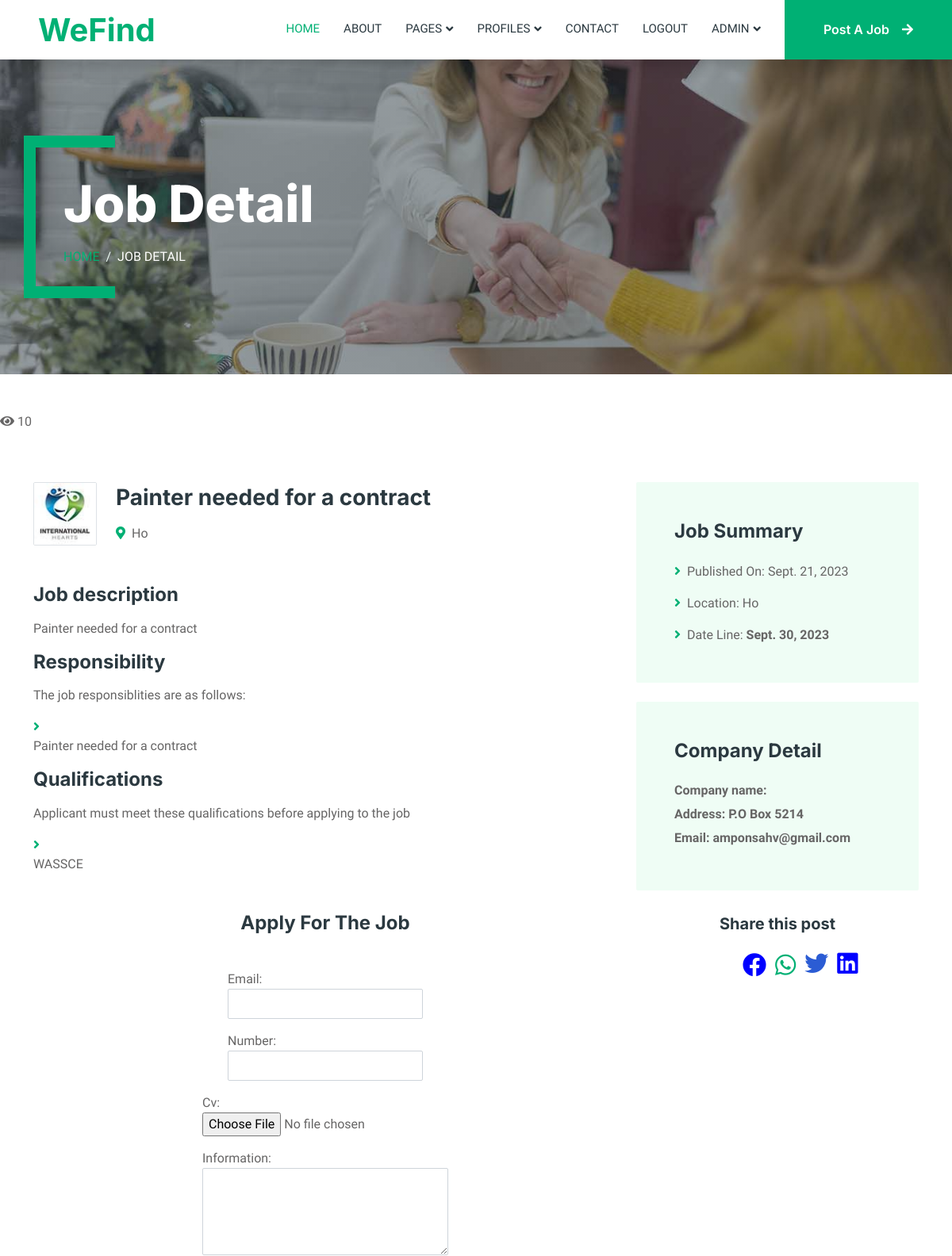
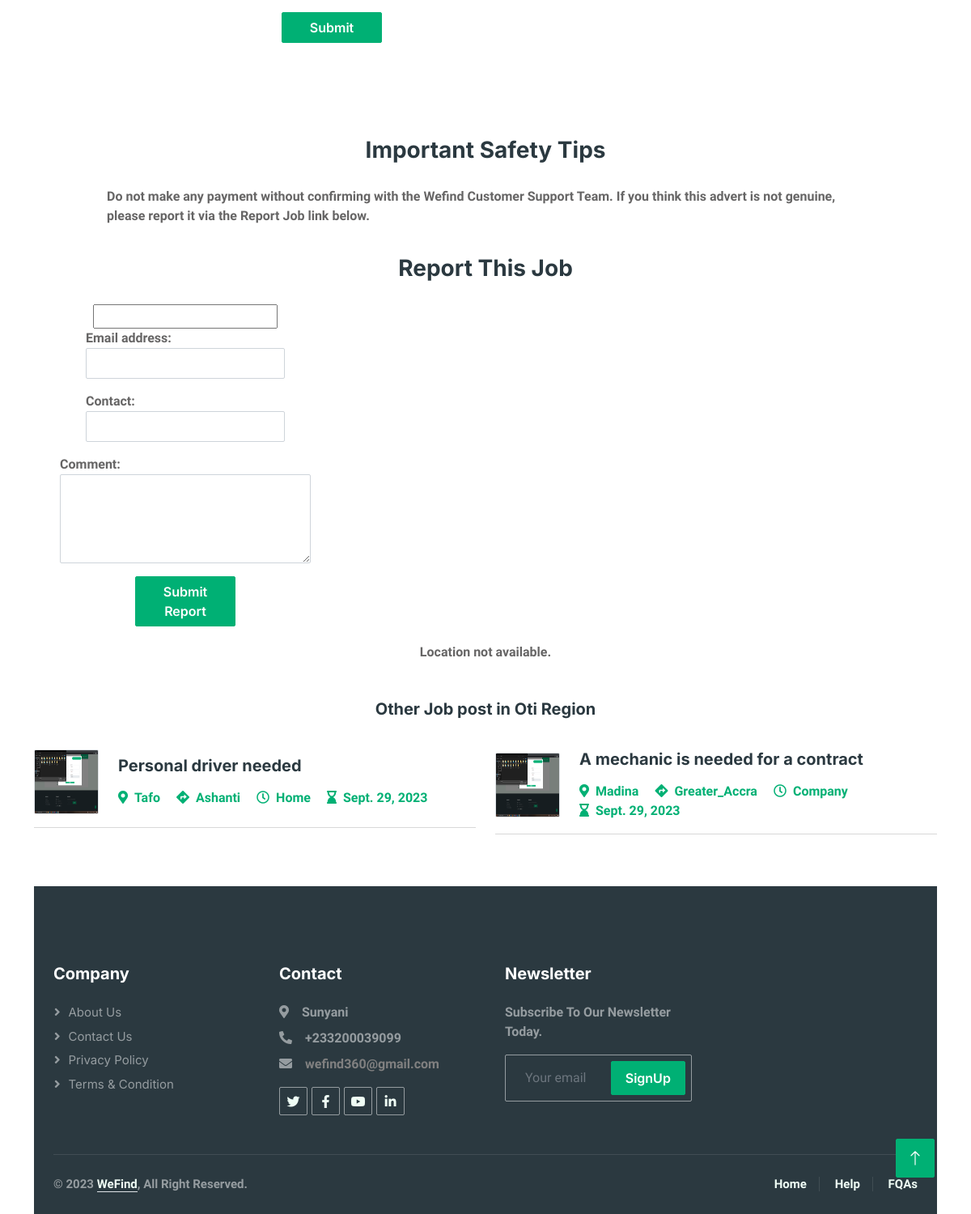
Page /job_detail/20/ (signed in) on the committed database (2 pictures, top to bottom).
### portal/models.py (models this page shows, shortened)
class post_job(models.Model):
    job_title = models.CharField(max_length=800)
    user = models.ForeignKey(User, on_delete=models.CASCADE)
    job_description = RichTextField()
    responsibilities = RichTextField()
    qualifications = RichTextField()
    REGIONS_CHOICES = [
    ('Ashanti', 'Ashanti Region'),
    ('Brong', 'Brong Region'),
    ('Central', 'Central Region '),
    ('Eastern', 'Eastern Region '),
    ('Greater_Accra', 'Greater Accra Region'),
    ('Northern', 'Northern Region '),
    ('Savannah', 'Savannah Region '),
    ('North_east', 'North-East Region '),
    ('Upper_east', 'Upper East Region '),
    ('Bono_east', 'Bono East Region '),
    ('Ahafo', 'Ahafo Region '),
    ('Oti', 'Oti Region '),
    ('Volta', 'Volta Region'),
    ('Western', 'Western Region'),
    ('Western_north', 'Western North Region'),
    ('Upper_west', 'Upper West Region '),
]
    GENDER = [
        ('Male', 'Male'),
        ('Female', 'Female'),
        ('Any', 'Any'),
    ]
    sex = models.CharField(max_length=20, choices=GENDER)
    time = models.ForeignKey(job_time, on_delete=models.CASCADE)
    location = models.CharField(max_length=500)
    region = models.CharField(max_length=20, choices=REGIONS_CHOICES)
    deadline = models.DateTimeField()
    post_date = models.DateTimeField(auto_now_add=True, auto_created=True)
    job_for = models.ForeignKey(sectioned, on_delete=models.CASCADE)
    company_name = models.CharField(max_length=600)
    company_address = models.CharField(max_length=600)
    company_email = models.EmailField(max_length=600)
    company_number = models.IntegerField()
    company_image = models.ImageField(upload_to="images/", null=True, blank=True)
    category = models.ForeignKey(Category, on_delete=models.CASCADE)
    approved = models.BooleanField('Approved', default=False)
    view_count = models.PositiveIntegerField(default=0)
    def increment_view_count(self):
        self.view_count += 1
        self.save()
    def save(self, *args, **kwargs):
        self.location = self.location.capitalize()
        super().save(*args, **kwargs)

class sectioned(models.Model):
    name = models.CharField(max_length=200)
    def __str__(self):
        return self.name

### portal/views.py (the view)
# urls.py: path('job_detail/<int:post_id>/', views.job_detail, name='job_detail'),
def job_detail(request, post_id):
    post = get_object_or_404(post_job, pk=post_id)
    post.increment_view_count()
    user_region = request.user.region
    jobs_in_region = post_job.objects.filter(region=user_region).exclude(pk=post_id)
    if jobs_in_region.exists():
        job_suggestions = jobs_in_region.order_by('?')[:2]
    else:
        all_jobs = post_job.objects.exclude(pk=post_id)
        job_suggestions = all_jobs.order_by('?')[:2]
    job_location = geocoder.osm(post.location)
    if job_location.lat is not None and job_location.lng is not None:
        job_map = folium.Map(location=[job_location.lat, job_location.lng], zoom_start=10)
        folium.Marker([job_location.lat, job_location.lng], popup=post.job_title).add_to(job_map)
        job_map = job_map._repr_html_()
    else:
        job_map = None
    if request.method == 'POST':
        report_form = report_job_form(request.POST)
        apply_form = apply_job_form(request.POST, request.FILES)
        if report_form.is_valid():
            report_form.save(user=request.user, post=post)
        elif apply_form.is_valid():
            apply_form.save(user=request.user, job=post)
    else:
        report_form = report_job_form()
        apply_form = apply_job_form()
    context = {
        'job': post,
        'job_map': job_map,
        'view_count': post.view_count,
        'report_form': report_form,
        'apply_form': apply_form,'job_suggestions': job_suggestions,
    }
    return render(request, 'job-detail.html', context)

### portal/forms.py (shortened to what this page needs)
class report_job_form(forms.ModelForm):
    class Meta:
        model = report_job
        exclude = ['user', 'posts']
        widgets = {
            'email_address': forms.EmailInput(attrs={'class': 'form-control'}),
            'contact': forms.NumberInput(attrs={'class': 'form-control'}),
            'comment': forms.Textarea(attrs={'class': 'form-control', 'rows': 4}),
        }

class apply_job_form(forms.ModelForm):
    class Meta:
        model = apply_job
        exclude = ['user', 'job', 'created_at']
        widgets = {
            'email': forms.EmailInput(attrs={'class': 'form-control'}),
            'number': forms.NumberInput(attrs={'class': 'form-control'}),
            'cv': forms.FileInput(attrs={'class': 'form-control-file'}),
            'information': forms.Textarea(attrs={'class': 'form-control', 'rows': 4}),
        }

### portal/templates/job-detail.html (shortened to what this page needs)
{% extends 'base.html' %}
{% load static %}
{% block content %}
        <div class="container-xxl py-5 bg-dark page-header mb-5">
            <div class="container my-5 pt-5 pb-4">
                <h1 class="display-3 text-white mb-3 animated slideInDown">Job Detail</h1>
                <nav aria-label="breadcrumb">
                    <ol class="breadcrumb text-uppercase">
                        <li class="breadcrumb-item"><a href="{% url 'index' %}">Home</a></li>
                        <li class="breadcrumb-item text-white active" aria-current="page">Job Detail</li>
                    </ol>
                </nav>
            </div>
        </div>
{% if user.is_superuser%}
<p class="card-text">
    <i class="fa fa-eye"></i> {{ view_count }}
</p>
{% endif %}
        <div class="container-xxl py-5 wow fadeInUp" data-wow-delay="0.1s">
            <div class="container">
                <div class="row gy-5 gx-4">
                    <div class="col-lg-8">
                        <div class="d-flex align-items-center mb-5">
                            <img class="flex-shrink-0 img-fluid border rounded" src="{% static 'images/com-logo-2.jpg' %}" alt="" style="width: 80px; height: 80px;">
                            <div class="text-start ps-4">
                                <h3 class="mb-3">{{job.job_title}}</h3>
                                <span class="text-truncate me-3"><i class="fa fa-map-marker-alt text-primary me-2"></i>{{job.location}}</span>
                            </div>
                        </div>
                        <div class="mb-5">
                            <h4 class="mb-3">Job description</h4>
                            <p>{{job.job_description|safe}}</p>
                            <h4 class="mb-3">Responsibility</h4>
                            <p>The job responsiblities are as follows:</p>
                            <ul class="list-unstyled">
                                <li><i class="fa fa-angle-right text-primary me-2"></i>{{job.responsibilities|safe}}</li>
                            </ul>
                            <h4 class="mb-3">Qualifications</h4>
                            <p>Applicant must meet these qualifications before applying to the job</p>
                            <ul class="list-unstyled">
                                <li><i class="fa fa-angle-right text-primary me-2"></i>{{job.qualifications|safe}}</li>
                            </ul>
                        </div>
                        <div class=""  style=" display: flex; flex-direction: column; justify-content: center; align-items: center;">
                            <h4 class="mb-4">Apply For The Job</h4>
                             <form method="post" enctype="multipart/form-data" style=" width: 350px;">
        {{ apply_form.as_p }}
        <button type="submit" class="btn btn-primary">Submit </button>
    </form>
                    </div>
                </div>
                    <div class="col-lg-4">
                        <div class="bg-light rounded p-5 mb-4 wow slideInUp" data-wow-delay="0.1s">
                            <h4 class="mb-4">Job Summary</h4>
                            <p><i class="fa fa-angle-right text-primary me-2"></i>Published On: {{job.post_date.date}}</p>
                            <p><i class="fa fa-angle-right text-primary me-2"></i>Location: {{job.location}}</p>
                            <p class="m-0"><i class="fa fa-angle-right text-primary me-2"></i>Date Line: <b>{{job.deadline.date}}</b></p>
                        </div>
                        <div class="bg-light rounded p-5 wow slideInUp" data-wow-delay="0.1s">
                            <h4 class="mb-4">Company Detail</h4>
                            {% if user.is_authenticated or superuser %}
                            <p class="m-0" style="padding-bottom: 6px"> <b><b>Company name: </b>{{obj.company_name}}</p>
                            <p class="m-0" style="padding-bottom: 6px"> <b>Address:</b> {{job.company_address}}</p>
                            <p class="m-0" style="padding-bottom: 6px"> <b>Email:</b> {{job.company_email}}</p>
                            {% else %}
                            <p ><a href="{% url 'login' %}">Login</a> <span>OR</span> <a href="{% url 'sign_up' %}">Register</a> to view details</p>
                            {% endif %}
                        </div>
                        <div class="container">
                            <h5 style="padding:30px 0px 15px 0px; text-align: center;">Share this post</h5>
                            <div style="padding-left: 110px;">
                            <a  href="https://www.facebook.com/sharer/sharer.php?u={{ request.build_absolute_uri }}" target="_blank"><i style="font-size: 30px; color: blue;" class="fab fa-facebook fa-lg"></i></a>
                            <a style="padding-left: 7px;" href="https://wa.me/?text={{ job.job_title }}%0A{{ request.build_absolute_uri }}" target="_blank"><i style="font-size: 30px;" class="fab fa-whatsapp fa-lg"></i></a>
                            <a style="padding-left: 7px;" href="https://twitter.com/share?url={{ request.build_absolute_uri }}&text={{ job.job_title }}&hashtags=jobs,hiring" target="_blank" rel="noopener noreferrer">
                             <i style="font-size: 30px; color:#2b5cd4" class="fab fa-twitter"></i></a>
                            <a style="padding-left: 7px;" href="https://www.linkedin.com/shareArticle?url={{ request.build_absolute_uri }}&title={{ job.job_title }}&summary=&source=" target="_blank" rel="noopener noreferrer">
                             <i style="font-size: 30px; color:blue" class="fab fa-linkedin"></i></a>
                        </div>
                    </div>
                    </div>
                </div>
            </div>
        </div>
<div class="container">
<h3 style="text-align: center;padding-bottom: 20px;">Important Safety Tips</h3>
 <p style="padding: 0px 90px 20px 90px;">  Do not make any payment without confirming with the Wefind Customer Support Team.
If you think this advert is not genuine, please report it via the Report Job link below.</p>
<div class="container sda">
    {% if user.is_authenticated %}
    <h3 style="text-align: center;">Report This Job</h3>
     <form method="post" enctype="multipart/form-data" style="width: 350px;">
        <input>{{ report_form.as_p }}</input>
        <button type="submit" class="btn btn-primary">Submit Report</button>
    </form>
    {% endif %}
</div>
 {% if job_map %}
                    <div class="job-map container">
                        {{ job_map|safe }}
                    </div>
                {% else %}
                    <p style="text-align: center;">Location not available.</p>
                {% endif %}
<h5 style="text-align: center; padding: 30px 0px;">Other Job post in {{job.region}} Region</h5>
                <div class="row g-4">
                {% for job in job_suggestions %}
                <div class="col-lg-6">
                <div class="row">
                    <a  href="{% url 'job_detail' job.pk %}">     <div class="col-sm-12 col-md-12 d-flex align-items-center">
                     <img id="tr" class="flex-shrink-0 img-fluid border rounded" src="{{ job.company_image.url }}" alt="" style="width: 80px; height: 80px;">
                    <div class="text-start ps-4">
                       <h5 class="mb-3">{{ job.job_title }}
                        </h5>
                        <span class="text-truncate me-3"><i class="fa fa-map-marker-alt text-primary me-2"></i>{{ job.location }}</span>
                        <span class="text-truncate me-3"><i class="fa fa-directions text-primary me-2"></i>{{ job.region }}</span>
                        <span class="text-truncate me-3"><i class="far fa-clock text-primary me-2"></i>{{ job.job_for }}</span>
                        <span class="text-truncate me-3"><i class="fa fa-hourglass-end text-primary me-2"></i>{{ job.deadline.date }}</span><br>
                    </div>
                    </div>
                </a>
                </div>
                <hr>    </div>
                {% endfor %}
            </div>
        {% endblock  %}

### portal/static/css/style.css (style rules this page uses)
:root { --primary: #00B074; --secondary: #2B9BFF; --light: #EFFDF5; --dark: #2B3940; }
.btn { font-family: 'Inter', sans-serif; font-weight: 600; transition: .5s; }
.btn.btn-primary, .btn.btn-secondary { color: #FFFFFF; }
.header-carousel .container, .page-header .container { position: relative; padding: 45px 0 45px 35px; border-left: 15px solid var(--primary); }
.header-carousel .container::before, .header-carousel .container::after, .page-header .container::before, .page-header .container::after { position: absolute; content: ""; top: 0; left: 0; width: 100px; height: 15px; background: var(--primary); }
.header-carousel .container::after, .page-header .container::after { top: 100%; margin-top: -15px; }
.page-header { background: linear-gradient(rgba(43, 57, 64, .5), rgba(43, 57, 64, .5)), url(../images/carousel-2.jpg) center center no-repeat; background-size: cover; }
.breadcrumb-item + .breadcrumb-item::before { color: var(--light); }
form { padding: 20px ; width: 30%; display: flex; flex-direction: column; justify-content: center; align-items: center; }
button { width: 40%; padding: 10px; outline: none; border-radius: 20px; background: var(--primary); border: none; color: white; }

### rows in the picture
post_job: job_title "Painter needed for a contract", location "Ho", job_description "Painter needed for a contract", responsibilities "Painter needed for a contract", qualifications "WASSCE", post_date "Sept. 21, 2023", deadline "Sept. 30, 2023", company_address "P.O Box 5214", company_email "amponsahv@gmail.com", region "Oti"
post_job: company_image (picture), job_title "Personal driver needed", location "Tafo", region "Ashanti", job_for "Home", deadline "Sept. 29, 2023"
post_job: company_image (picture), job_title "A mechanic is needed for a contract", location "Madina", region "Greater_Accra", job_for "Company", deadline "Sept. 29, 2023"

### other values in the picture
{{ view_count }} "10"
